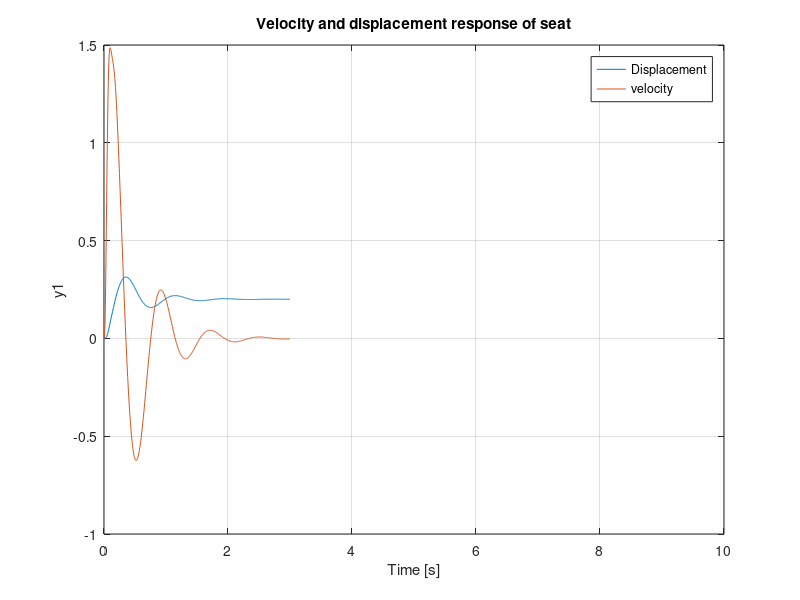
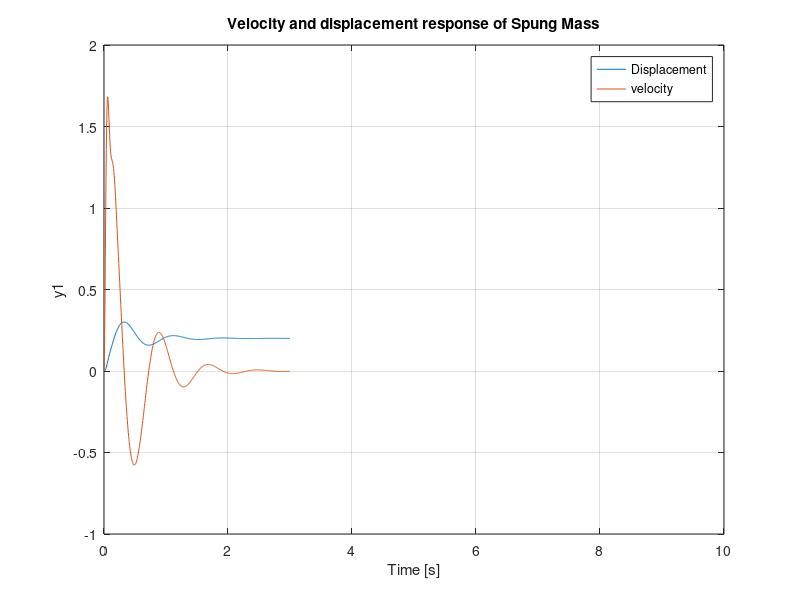
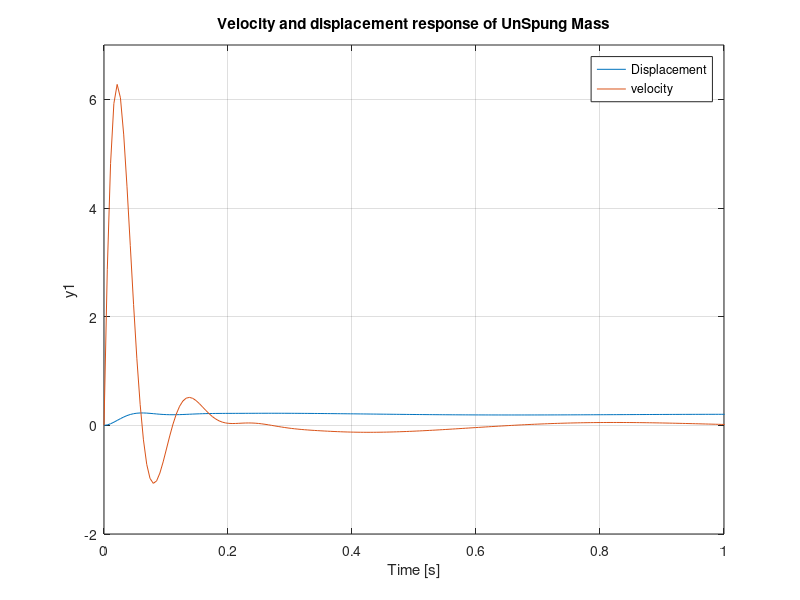

Here is the MATLAB script that generated these plots, in order:
%% Analysis and simulation of Passive suspension system using MATLAB 7.5
%% (R2207b)using State Spce equations

Mse=90; % Mass of seat
Ms=250;% Mass of sprung
Mu=40;% Mass of Unsprung
bs=2000; %Damping ratio for sprung mass
bse=3000;%Damping ratio for seat mass
Kt=125000;%Stiffness of Unsprung mass
Ks=28000;%Stiffness of sprung mass
Kse=8000;%Stiffness of seat mass
Zr=0.2;% road disturbance

%% State Space Equation

%Coefficient A
A=[0,1,0,0,0,0;-Kse/Mse,-bse/Mse,Kse/Mse,bse/Mse,0,0;0,0,0,1,0,0;Kse/Ms,bse/Ms,-Kse/Ms-Ks/Ms,-bse/Ms-bs/Ms,Ks/Ms,bs/Ms;0,0,0,0,0,1;...
0,0,Ks/Mu,bs/Mu,-Ks/Mu-Kt/Mu,-bs/Mu];

%%Coeiffcient B
B=[0;0;0;0;0;Kt/Mu];

%C coefficient of displacement analysis
C1=[1,0,0,0,0,0];
C2=[0,0,1,0,0,0];
C3=[0,0,0,0,1,0];

%C coefficient for velocity analysis

v1=[0,1,0,0,0,0];
v2=[0,0,0,1,0,0];
v3=[0,0,0,0,0,1];

% coefficeint D

D=[0];

%% Vertical Displacement response of the suspension system 

dse=ss(A,Zr*B,C1,D);%Seat output equation
ds=ss(A,Zr*B,C2,D);%sprung output equation
du=ss(A,Zr*B,C3,D);%Unsprung output equation

%% Vertical Velocity response of the suspension system  

vse=ss(A,Zr*B,v1,D);
vs=ss(A,Zr*B,v2,D);
vu=ss(A,Zr*B,v3,D);

%% Velocity and displacement response of seat

step(dse,vse)
axis([0 10 -1 1.5])
legend('Displacement','velocity');
title('Velocity and displacement response of seat')


%% Velocity and displacement response of Spung Mass
figure;
step(ds,vs)
axis([0 10 -1 2])
legend('Displacement','velocity');
title('Velocity and displacement response of Spung Mass')

%% Velocity and displacement response of Unspung Mass
figure;
step(du,vu)
axis([0 1 -2 7])
legend('Displacement','velocity');
title('Velocity and displacement response of UnSpung Mass')
